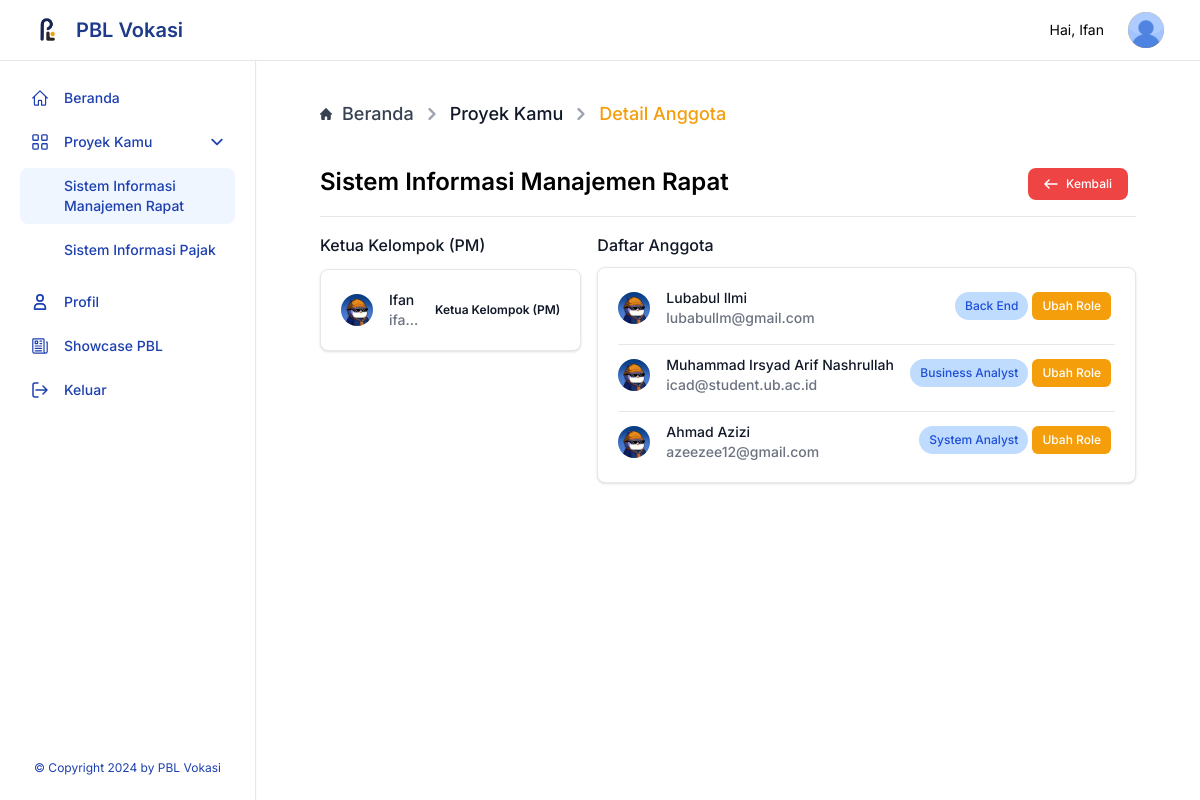
/user/details-anggota.php?bid=1&id=43 (signed in), run on an earlier commit of the app's database.
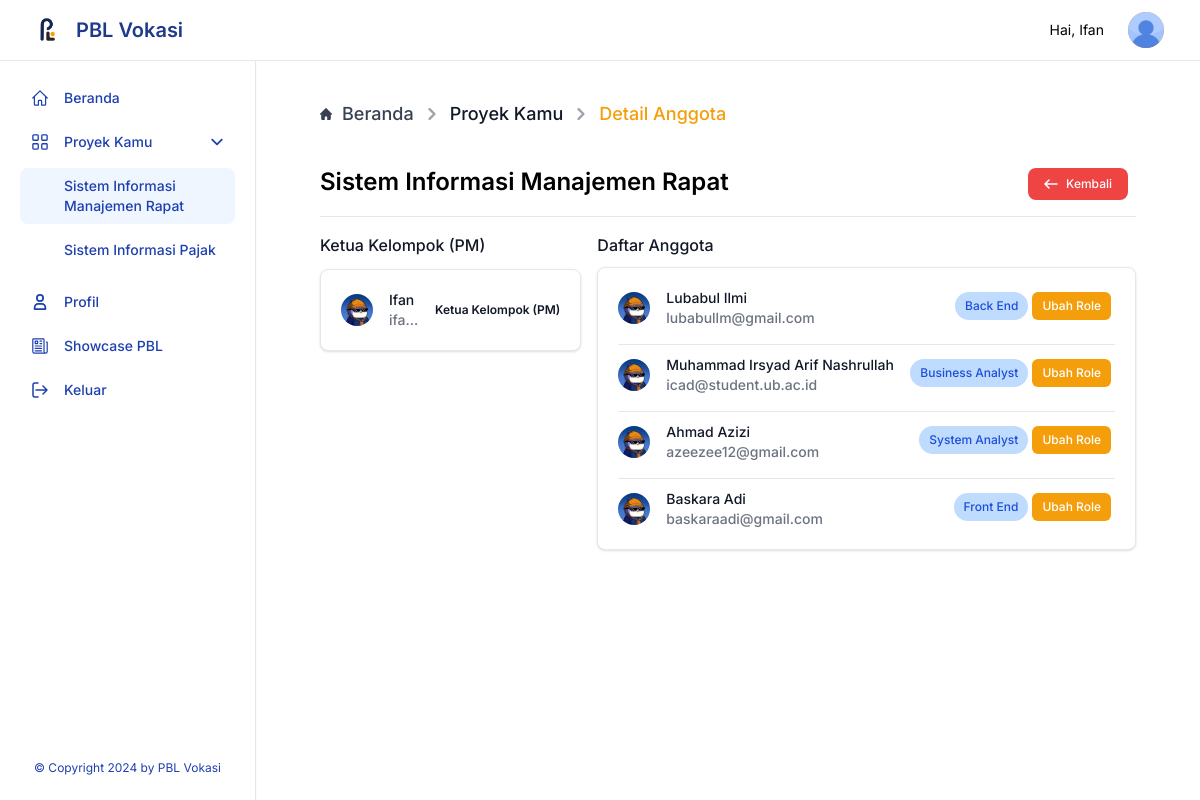
And on a later commit of the database.
### tables this page shows
CREATE TABLE `bunch` (
  `bunch_id` int(20) NOT NULL,
  `bunch_name` varchar(250) NOT NULL,
  `leader_id` varchar(250) NOT NULL,
  `project_id` int(20) NOT NULL,
  `grade` int(20) NOT NULL,
  `status_show` varchar(12) NOT NULL
);

CREATE TABLE `proyek` (
  `id_proyek` int(20) NOT NULL,
  `nama_proyek` varchar(500) NOT NULL,
  `deskripsi_proyek` varchar(2500) NOT NULL,
  `id_user` varchar(250) NOT NULL,
  `req` varchar(2500) NOT NULL,
  `minggu` int(10) NOT NULL,
  `status_show` varchar(10) NOT NULL,
  `pict` varchar(250) NOT NULL,
  `category` int(11) NOT NULL
);

CREATE TABLE `user` (
  `email` varchar(250) NOT NULL,
  `id` varchar(20) NOT NULL,
  `nama_user` varchar(250) NOT NULL,
  `level` varchar(250) NOT NULL,
  `gambar` varchar(500) NOT NULL,
  `password` varchar(700) NOT NULL
);

CREATE TABLE `bunch_member` (
  `id` int(20) NOT NULL,
  `bunch_id` int(20) NOT NULL,
  `member_id` varchar(250) NOT NULL,
  `role` varchar(250) NOT NULL
);

### query/query.php (called while the page is built, shortened)
<?php
require 'connectdb.php';
function execThis($query)
{
  global $conn;
  $result = mysqli_query($conn, $query);
  $rows = [];
  while ($row = mysqli_fetch_assoc($result)) {
    $rows[] = $row;
  }
  return $rows;
}

### user/details-anggota.php (shortened to what the changed rows need)
<?php
require '../query/query.php';
try {
  $get_all_members = execThis("SELECT member_id, bunch_member.id AS id_member, role, nama_user FROM bunch_member INNER JOIN user ON bunch_member.member_id = user.email WHERE bunch_id =" . $_GET['bid'] . "");
} catch (\Throwable $th) {
  echo $th;
  header("Location: ../content/not-found.php");
  exit;
}
$get_all_members = execThis("SELECT member_id, bunch_member.id AS id_member, role, nama_user FROM bunch_member INNER JOIN user ON bunch_member.member_id = user.email WHERE bunch_id =" . $_GET['bid'] . "");
$get_leader_name = execThis("SELECT leader_id, nama_user, nama_proyek FROM bunch INNER JOIN user ON bunch.leader_id = user.email INNER JOIN proyek ON bunch.project_id = proyek.id_proyek WHERE bunch_id = " . $_GET['bid'] . "");
$get_leader = execThis("SELECT * FROM bunch WHERE leader_id ='" . $_SESSION['email'] . "' AND project_id = " . $_GET['id'] . "");
?>
<!DOCTYPE html>
<html lang="en">
<head>
  <?php include("./includes/head.php") ?>
</head>
<body class="">
  <?php include("./includes/aside.php") ?>
  <div class="p-4 sm:ml-64">
    <div class="rounded-lg mt-14 flex flex-col item-start">
      <div class="mx-auto w-full px-4 lg:px-12">
        <div class="flex w-full justify-between items-center">
          <h2 class="text-2xl mb-1 font-semibold"><?= $get_leader_name[0]['nama_proyek'] ?></h2>
          <div class="flex items-center flex-wrap">
            <a href="./projects.php?bid=<?= $_GET['bid'] ?>&id=<?= $_GET['id'] ?>" type="button" class="text-white bg-red-500 hover:bg-red-400 focus:ring-4 focus:outline-none focus:ring-red-300 font-medium rounded-lg text-xs px-4 py-2 text-center inline-flex items-center me-2 my-3">
            </a>
          </div>
        </div>
        <div class="mt-1 border-t border-gray-200">
          <dl class="divide-y divide-gray-100">
            <div class="px-1 sm:grid grid-cols-1 md:grid-cols-2 lg:grid-cols-3 sm:gap-4 sm:px-0">
              <dt class="text-md mt-4 font-medium leading-6 text-gray-900 flex flex-col col-span-2 lg:col-span-1">
                <div class="bg-white border shadow border-gray-200 mt-3 p-5 rounded-lg col-span-2">
                  <ul class="max-w-full">
                    <?php foreach ($get_leader_name as $all) : ?>
                      <li class="pb-3 sm:pb-4 mt-2.5 last:border-0 last:pb-0 first:mt-0 border-b border-gray-200">
                        <div class="flex items-center space-x-4 rtl:space-x-reverse">
                          <div class="flex-shrink-0">
                            <img class="w-8 h-8 rounded-full" src="../assets/img/ian.jpeg" alt="">
                          </div>
                          <div class="flex-1 min-w-0">
                            <p class="text-sm font-medium text-gray-900 truncate ">
                              <?= $all['nama_user'] ?>
                            </p>
                            <p class="text-sm text-gray-500 truncate">
                              <?= $all['leader_id'] ?>
                            </p>
                          </div>
                          <div class="inline-flex items-center text-xs font-semibold text-gray-900 ">
                            Ketua Kelompok (PM)
                          </div>
                        </div>
                      </li>
                    <?php endforeach; ?>
                  </ul>
                </div>
              </dt>
              <dd class="mt-1 font-medium leading-6 text-gray-900 sm:col-span-2 sm:mt-4">
                <div class="bg-white border shadow border-gray-200 mt-2.5 p-5 rounded-lg">
                  <ul class="max-w-full">
                    <?php foreach ($get_all_members as $gam) : ?>
                      <li class="pb-3 sm:pb-4 mt-2.5 last:border-0 last:pb-0 first:mt-0 border-b border-gray-200">
                        <div class="flex items-center space-x-4 rtl:space-x-reverse">
                          <div class="flex-shrink-0">
                            <img class="w-8 h-8 rounded-full" src="../assets/img/ian.jpeg" alt="">
                          </div>
                          <div class="flex-1 min-w-0">
                            <p class="text-sm font-medium text-gray-900 truncate ">
                              <?= $gam['nama_user'] ?>
                            </p>
                            <p class="text-sm text-gray-500 truncate">
                              <?= $gam['member_id'] ?>
                            </p>
                          </div>
                          <div class="inline-flex items-center">
                            <p class="focus:outline-none text-blue-700 bg-blue-200  font-medium rounded-full text-xs px-2.5 py-1.5 me-1 mb-1 "><?= $gam['role'] ?></p>
                            <?php if (!empty($get_leader)) : ?>
                              <button type="button" data-modal-target="popup-modal-<?= $gam['id_member'] ?>" data-modal-toggle="popup-modal-<?= $gam['id_member'] ?>" class="focus:outline-none text-white bg-amber-500 hover:bg-amber-600 focus:ring-4 focus:ring-amber-300 font-medium rounded-md text-xs px-2.5 py-1.5 me-1 mb-1 ">Ubah Role</button>
                            <?php endif; ?>
                          </div>
                        </div>
                      </li>
                    <?php endforeach; ?>
                  </ul>
                </div>
              </dd>
            </div>
          </dl>
        </div>
      </div>
    </div>
  </div>
</body>
</html>

### user/includes/aside.php (shortened to what the changed rows need)
<?php
require_once "/xampp/htdocs/pbl/query/query.php";
$user_projects_pm = execThis("SELECT bunch.bunch_id, project_id, bunch_name, nama_proyek FROM bunch INNER JOIN proyek ON bunch.project_id = proyek.id_proyek WHERE leader_id = '" . $_SESSION['email'] . "'");
$pagename = substr($_SERVER['SCRIPT_NAME'], strrpos($_SERVER['SCRIPT_NAME'], "/") + 1);
?>
<aside id="logo-sidebar" class="fixed top-0 left-0 z-40 w-64 h-screen pt-20 px-4 transition-transform -translate-x-full bg-white border-r shadow-sm border-gray-200 sm:translate-x-0" aria-label="Sidebar">
   <div class="h-full px-1 pb-6 overflow-y-auto bg-white flex flex-col justify-between align-center">
      <ul class="space-y-2 font-medium">
         <li>
            <ul id="dropdown-example" class="<?= ($pagename == 'projects.php' || $pagename == 'details-anggota.php' || $pagename == 'details-progress.php' || $pagename == 'submit-projects.php' || $pagename == 'request.php' || $pagename == 'todo_add.php'  || $pagename == 'doing_add.php' || $pagename == 'done_add.php' || $pagename == 'edit-progress.php') ? '' : 'hidden' ?> py-2 space-y-2 duration-300">
               <?php foreach ($user_projects_pm as $upm) : ?>
                  <li>
                     <a href="/PBL/user/projects.php?bid=<?= $upm['bunch_id'] ?>&id=<?= $upm['project_id'] ?>" class="flex
                     <?php if ($pagename == 'projects.php' || $pagename == 'details-anggota.php' || $pagename == 'details-progress.php' || $pagename == 'submit-projects.php' || $pagename == 'request.php' || $pagename == 'todo_add.php'  || $pagename == 'doing_add.php' || $pagename == 'done_add.php' || $pagename == 'edit-progress.php') : ?>
                     <?=
                        $_GET['id'] == $upm['project_id'] ? 'bg-blue-50' : ''
                     ?>
                     <?php endif; ?>
                     items-center w-full hover:bg-blue-50 py-2 px-3 font-medium text-blue-800 text-sm transition duration-75 rounded-lg pl-11 group "><?= $upm['nama_proyek'] ?></a>
                  </li>
               <?php endforeach; ?>
            </ul>
         </li>
      </ul>
   </div>
</aside>

What changed in the data, as far as the page shows it:
added bunch_member: member.nama_user "Baskara Adi", member "baskaraadi@gmail.com", role "Front End"
